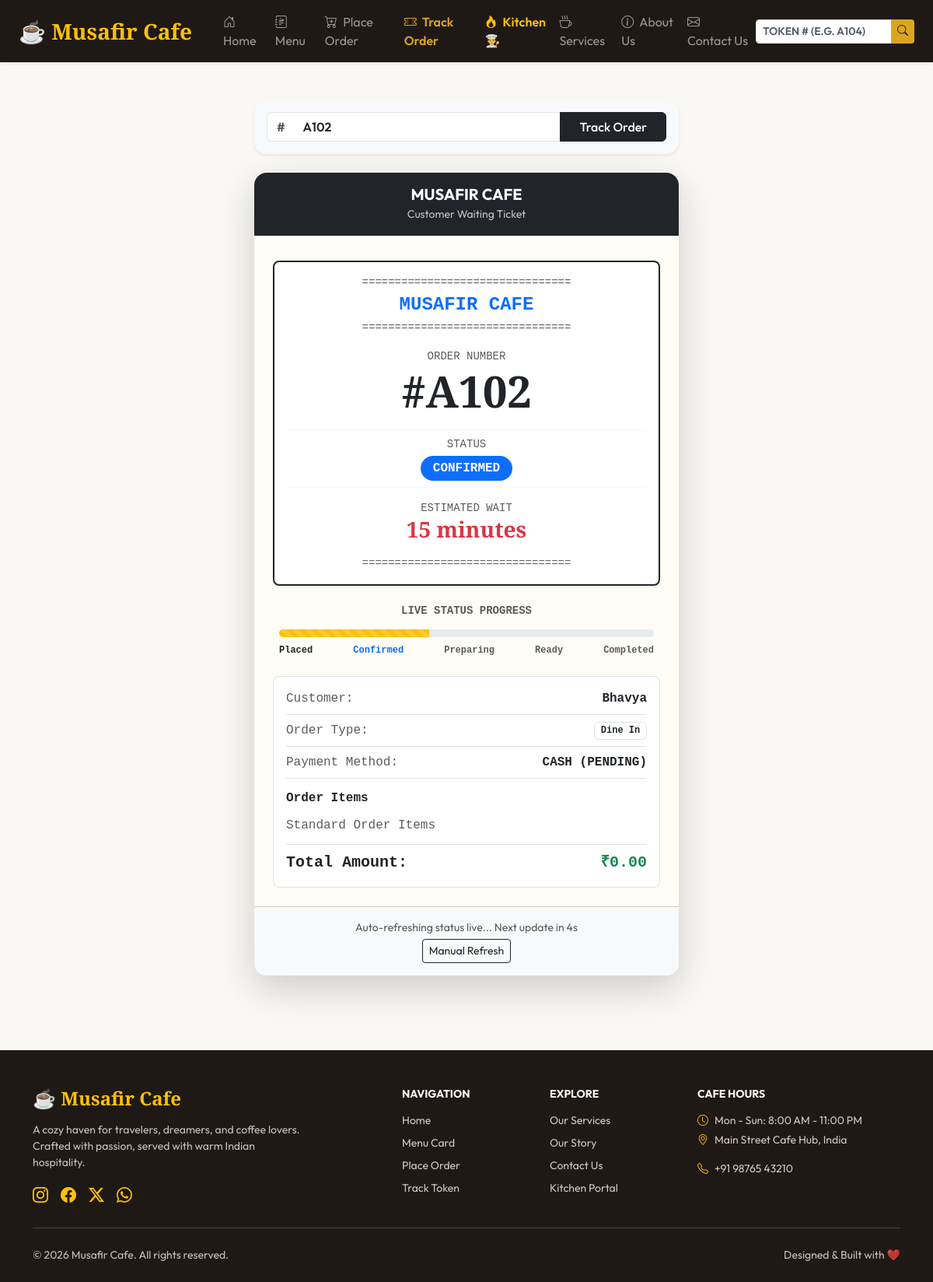
/order/A102/, run on the app's committed database.
### main/models.py (models this page shows, shortened)
class Order(models.Model):
    ORDER_TYPE_CHOICES = [
        ('dine_in', 'Dine In'),
        ('takeaway', 'Takeaway'),
        ('delivery', 'Delivery'),
    ]
    PAYMENT_METHOD_CHOICES = [
        ('gpay', 'GPay'),
        ('card', 'Debit/Credit Card'),
        ('cash', 'Cash'),
    ]
    PAYMENT_STATUS_CHOICES = [
        ('pending', 'Pending'),
        ('paid', 'Paid'),
        ('failed', 'Failed'),
    ]
    STATUS_CHOICES = [
        ('placed', 'Placed'),
        ('confirmed', 'Confirmed'),
        ('preparing', 'Preparing'),
        ('ready', 'Ready'),
        ('completed', 'Completed'),
        ('cancelled', 'Cancelled'),
    ]
    customer_name = models.CharField(max_length=150)
    customer_phone = models.CharField(max_length=20)
    customer_email = models.EmailField(blank=True, null=True)
    order_type = models.CharField(max_length=20, choices=ORDER_TYPE_CHOICES, default='dine_in')
    payment_method = models.CharField(max_length=20, choices=PAYMENT_METHOD_CHOICES, default='cash')
    payment_status = models.CharField(max_length=20, choices=PAYMENT_STATUS_CHOICES, default='pending')
    subtotal = models.DecimalField(max_digits=10, decimal_places=2, default=0.00)
    addon_total = models.DecimalField(max_digits=10, decimal_places=2, default=0.00)
    discount = models.DecimalField(max_digits=10, decimal_places=2, default=0.00)
    cod_charge = models.DecimalField(max_digits=10, decimal_places=2, default=0.00)
    total = models.DecimalField(max_digits=10, decimal_places=2, default=0.00)
    status = models.CharField(max_length=20, choices=STATUS_CHOICES, default='placed')
    token_number = models.CharField(max_length=20, unique=True, blank=True, null=True)
    estimated_wait_minutes = models.IntegerField(default=15)
    created_at = models.DateTimeField(auto_now_add=True)
    class Meta:
        ordering = ['-created_at']
    @property
    def estimated_wait_display(self):
        if self.status == 'completed':
            return "Completed"
        elif self.status == 'cancelled':
            return "Cancelled"
        elif self.status == 'ready':
            return "Ready Now!"
        elif self.estimated_wait_minutes <= 0:
            return "Ready Soon"
        return f"{self.estimated_wait_minutes} minutes"

### main/views.py (the view, shortened to what this page needs)
# urls.py: path("order/", views.order_tracking, name="order_tracking_home"),
def order_tracking(request, token=None):
    if not token:
        token = request.GET.get('token')
    order = None
    if token:
        token_str = token.strip()
        if token_str.startswith('#'):
            token_str = token_str[1:]
        order = Order.objects.filter(token_number__iexact=token_str).first()
        if not order and token_str.isdigit():
            order = Order.objects.filter(id=int(token_str)).first()
    return render(request, 'order_status.html', {
        'order': order,
        'search_token': token or ''
    })

### template/order_status.html (shortened to what this page needs)
{% extends 'base.html' %}
{% block body %}
<div class="container py-5">
    <div class="row justify-content-center">
        <div class="col-md-8 col-lg-6">
            <div class="card shadow-sm border-0 mb-4 rounded-4" style="background: #f8f9fa;">
                <div class="card-body p-3">
                    <form action="{% url 'order_lookup' %}" method="POST" class="d-flex align-items-center">
                        <div class="input-group">
                            <span class="input-group-text bg-white border-end-0 text-muted fw-bold">#</span>
                            <input type="text" name="token" class="form-control border-start-0 text-uppercase fw-semibold"
                                   placeholder="Enter Token (e.g. A104)" value="{{ search_token }}" required>
                            <button class="btn btn-dark px-4 fw-medium" type="submit">Track Order</button>
                        </div>
                    </form>
                </div>
            </div>
            {% if order %}
            <div class="card border-0 shadow-lg rounded-4 overflow-hidden" id="order-ticket-card">
                <div class="card-header bg-dark text-white text-center py-3">
                    <h5 class="m-0 text-uppercase tracking-wider fw-bold">Musafir Cafe</h5>
                    <small class="text-light opacity-75">Customer Waiting Ticket</small>
                </div>
                <div class="card-body p-4 font-monospace" style="background-color: #fffdf5;">
                    <div class="text-center my-2 p-3 border border-2 border-dashed border-dark rounded-3 bg-white shadow-sm">
                        <div class="text-muted small">================================</div>
                        <h4 class="fw-bold my-1 text-primary">MUSAFIR CAFE</h4>
                        <div class="text-muted small">================================</div>
                        <div class="py-3">
                            <span class="text-muted small d-block">ORDER NUMBER</span>
                            <h1 class="display-4 fw-bolder text-dark m-0" id="ticket-token">#{{ order.token_number }}</h1>
                        </div>
                        <div class="py-2 border-top border-bottom border-light">
                            <span class="text-muted small d-block mb-1">STATUS</span>
                            <span class="badge rounded-pill fs-6 px-3 py-2 text-uppercase id-status-badge
                                  {% if order.status == 'placed' %}bg-secondary
                                  {% elif order.status == 'confirmed' %}bg-primary
                                  {% elif order.status == 'preparing' %}bg-warning text-dark
                                  {% elif order.status == 'ready' %}bg-success
                                  {% elif order.status == 'completed' %}bg-dark
                                  {% else %}bg-danger{% endif %}" id="ticket-status-display">
                                {{ order.get_status_display }}
                            </span>
                        </div>
                        <div class="py-3">
                            <span class="text-muted small d-block">ESTIMATED WAIT</span>
                            <h3 class="fw-bold text-danger m-0" id="ticket-wait-display">{{ order.estimated_wait_display }}</h3>
                        </div>
                        <div class="text-muted small">================================</div>
                    </div>
                    <div class="mt-4 mb-3 px-2">
                        <h6 class="text-center font-sans-serif text-muted small text-uppercase mb-3 fw-bold">Live Status Progress</h6>
                        <div class="progress position-relative" style="height: 10px; background-color: #e9ecef;">
                            {% with status=order.status %}
                            <div class="progress-bar progress-bar-striped progress-bar-animated
                                  {% if status == 'ready' or status == 'completed' %}bg-success{% else %}bg-warning{% endif %}"
                                 id="status-progress-bar"
                                 role="progressbar"
                                 style="width: {% if status == 'placed' %}20%{% elif status == 'confirmed' %}40%{% elif status == 'preparing' %}65%{% elif status == 'ready' %}90%{% elif status == 'completed' %}100%{% else %}0%{% endif %};">
                            </div>
                            {% endwith %}
                        </div>
                        <div class="d-flex justify-content-between text-center mt-2 small font-sans-serif" style="font-size: 0.75rem;">
                            <span class="fw-bold {% if order.status in 'placed,confirmed,preparing,ready,completed' %}text-dark{% else %}text-muted{% endif %}">Placed</span>
                            <span class="fw-bold {% if order.status in 'confirmed,preparing,ready,completed' %}text-primary{% else %}text-muted{% endif %}">Confirmed</span>
                            <span class="fw-bold {% if order.status in 'preparing,ready,completed' %}text-warning{% else %}text-muted{% endif %}">Preparing</span>
                            <span class="fw-bold {% if order.status in 'ready,completed' %}text-success{% else %}text-muted{% endif %}">Ready</span>
                            <span class="fw-bold {% if order.status == 'completed' %}text-secondary{% else %}text-muted{% endif %}">Completed</span>
                        </div>
                    </div>
                    <div class="bg-white p-3 rounded-3 border mt-4 font-sans-serif">
                        <div class="d-flex justify-content-between align-items-center mb-2 pb-2 border-bottom">
                            <span class="text-muted">Customer:</span>
                            <span class="fw-bold">{{ order.customer_name }}</span>
                        </div>
                        <div class="d-flex justify-content-between align-items-center mb-2 pb-2 border-bottom">
                            <span class="text-muted">Order Type:</span>
                            <span class="badge bg-outline-secondary text-dark border">{{ order.get_order_type_display }}</span>
                        </div>
                        <div class="d-flex justify-content-between align-items-center mb-2 pb-2 border-bottom">
                            <span class="text-muted">Payment Method:</span>
                            <span class="text-uppercase fw-semibold">{{ order.get_payment_method_display }} ({{ order.get_payment_status_display }})</span>
                        </div>
                        <h6 class="fw-bold mt-3 mb-2">Order Items</h6>
                        <ul class="list-group list-group-flush mb-2">
                            {% for item in order.items.all %}
                            <li class="list-group-item d-flex justify-content-between align-items-center px-0 py-1 border-0">
                                <span>{{ item.quantity }}x {{ item.menu_item.name }}</span>
                                <span class="fw-semibold">₹{{ item.unit_price }}</span>
                            </li>
                            {% empty %}
                            <li class="list-group-item text-muted px-0 py-1 border-0">Standard Order Items</li>
                            {% endfor %}
                        </ul>
                        <div class="d-flex justify-content-between align-items-center pt-2 border-top fw-bold fs-5 text-dark">
                            <span>Total Amount:</span>
                            <span class="text-success">₹{{ order.total }}</span>
                        </div>
                    </div>
                </div>
                <div class="card-footer bg-light text-center py-3">
                    <small class="text-muted d-block mb-1">Auto-refreshing status live... Next update in <span id="poll-timer">5</span>s</small>
                    <a href="{% url 'order_tracking' token=order.token_number %}" class="btn btn-sm btn-outline-dark">
                        Manual Refresh
                    </a>
                </div>
            </div>
            {% endif %}
        </div>
    </div>
</div>
{% endblock body %}

### template/base.html (style rules this page uses)
:root { --cafe-primary: #8B4513; --cafe-accent: #D2691E; --cafe-gold: #DAA520; --cafe-dark: #1F1916; --cafe-cream: #FAF6F0; }
body { font-family: 'Outfit', sans-serif; color: #2D2725; background-color: #FAF8F5; display: flex; flex-direction: column; min-height: 100vh; }
h1, h2, h3, .font-serif { font-family: 'Playfair Display', serif; }

### data on the page
Order: token_number "A102", status "CONFIRMED", estimated_wait_display "15 minutes", customer_name "Bhavya", order_type "Dine In", payment_method "CASH", payment_status "PENDING", total "0.00"
